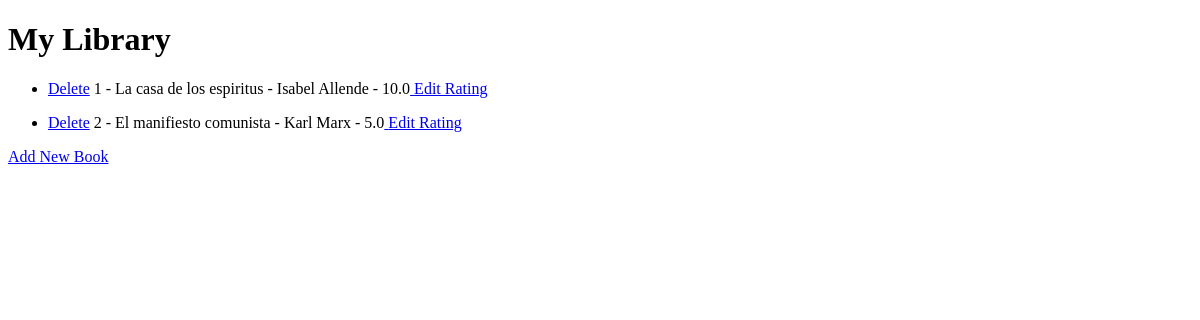
Before: / with the older database file.
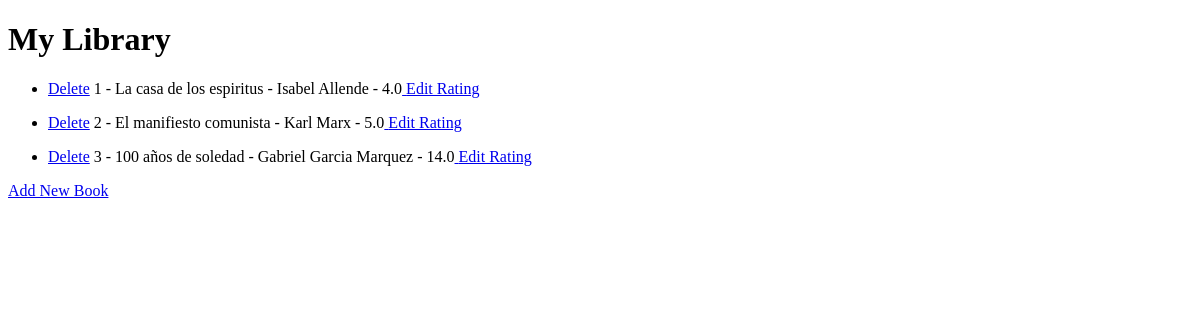
After: the same page with the newer database file.
### main.py (models this page shows)
class Books(db.Model):
    id = db.Column(db.Integer, primary_key=True)
    title = db.Column(db.String(100), unique=True, nullable=False)
    author = db.Column(db.String(100), nullable=False)
    rating = db.Column(db.Float)

### main.py (the view)
@app.route('/')
def home():
    """To show all requests it is used scalarS with plural, if you need just one item you use scalar() in singular"""
    all_books = db.session.execute(db.select(Books).order_by(Books.id)).scalars()
    return render_template('index.html', all_books=all_books)

### templates/index.html (shortened to what this page needs)
<!DOCTYPE html>
<html lang="en">
  <head>
  </head>
  <body>
    <h1>My Library</h1>
    {%for book in all_books%}
    <ul>
      <li><a href="{{url_for('delete', id=book.id)}}"> Delete</a> {{book.id}} - {{book.title}} - {{book.author}} - {{book.rating}}<a href="{{url_for('edit', id=book.id)}}"> Edit Rating</a></li>
    </ul>
    {%endfor%}
    <a href="{{url_for('add')}}">Add New Book</a>
  </body>
</html>

Changed rows visible on the page:
changed Books "La casa de los espiritus": rating "10.0" → "4.0"
added Books: id "3", title "100 años de soledad", author "Gabriel Garcia Marquez", rating "14.0"
